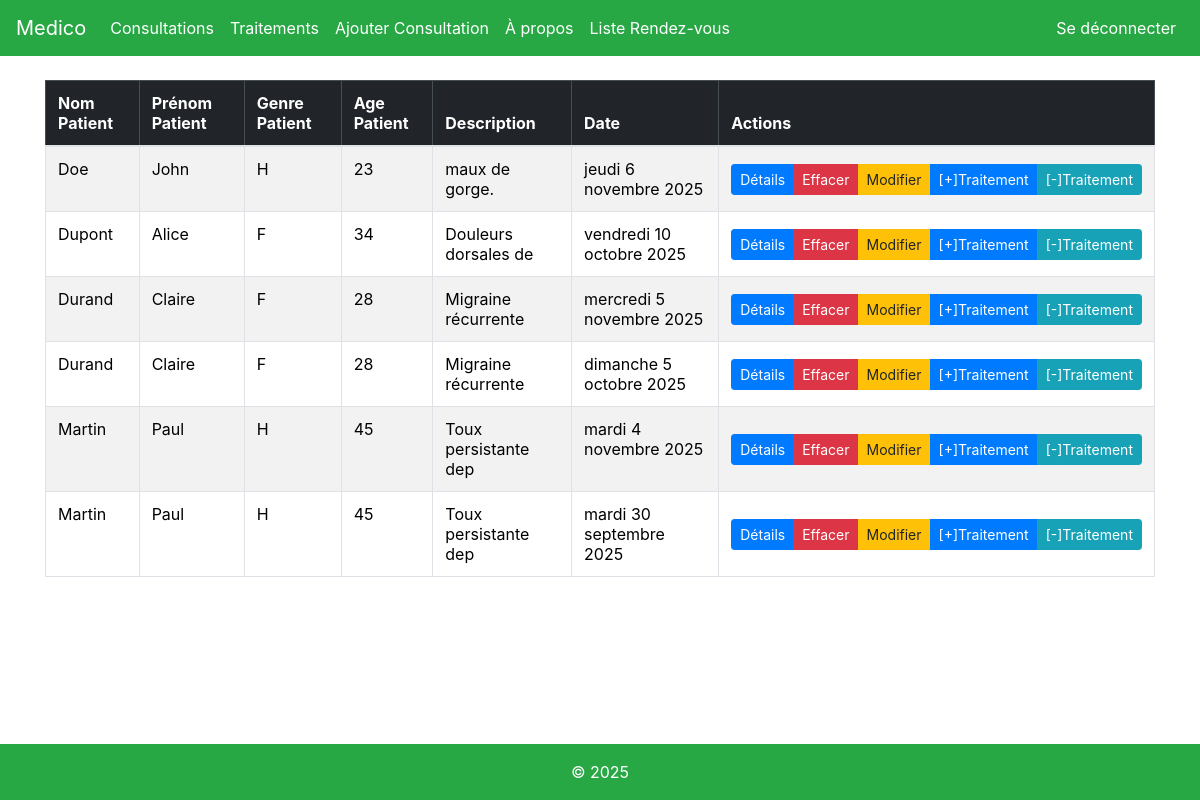
Page /consultations/ (signed in) on the earlier database version.
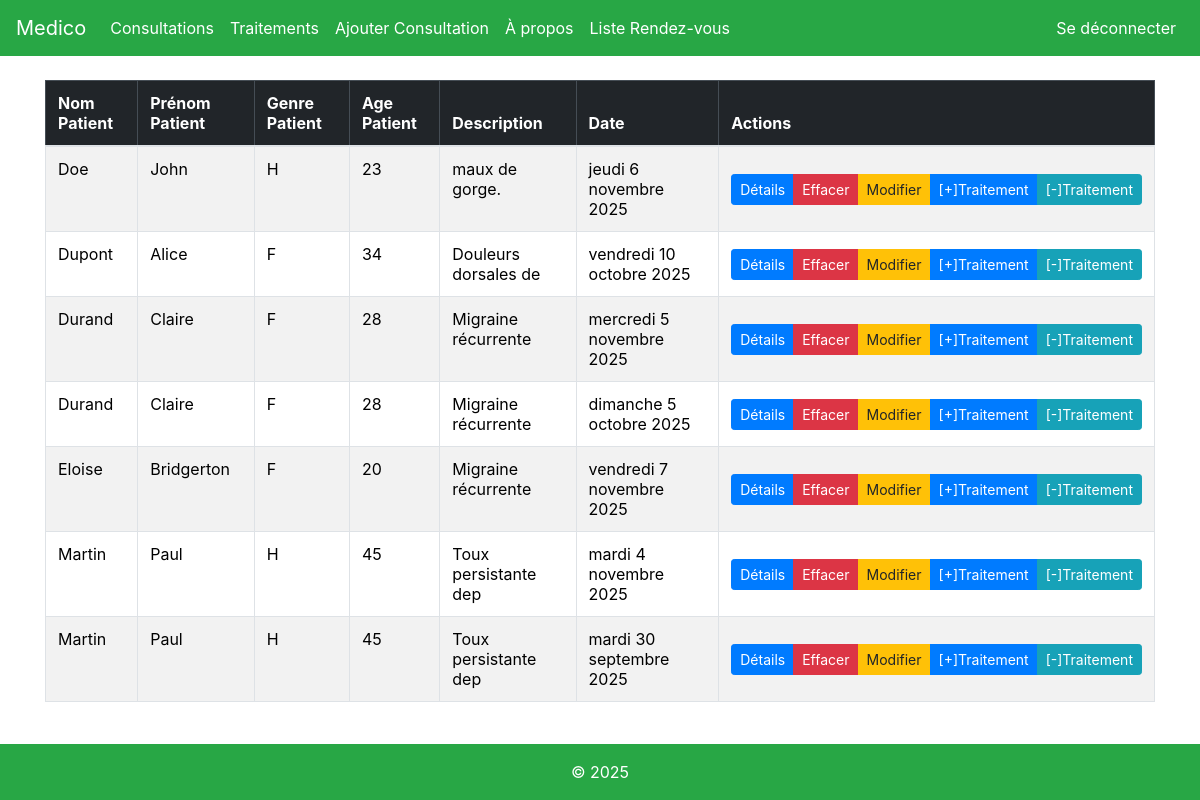
Same page on the later database version.
### medico/models.py (models this page shows)
class Consultation(models.Model):
    GENRE_CHOIX = [('F', "Femme"), ('H', "Homme")]
    patient_nom = models.CharField(max_length=40, null=False)
    patient_prenom = models.CharField(max_length=30, null=False)
    patient_genre = models.CharField(max_length=1, null=False, choices=GENRE_CHOIX)
    patient_age = models.IntegerField(null=False)
    description = models.TextField(null=False)
    date_consultation = models.DateField(null=False)

### medico/views.py (the view)
# urls.py: path('consultations/', views.consultations, name='listeconsultations'),
def consultations(request):
    permission = checkpermissions(request)
    if permission:
        return permission
    lesConsultations = Consultation.objects.all().order_by('patient_nom')
    return render(request, 'medico/listeconsultations.html', {"lesConsultations":lesConsultations})

### medico/views.py (called while the page is built)
def checkpermissions(request):
    if not (request.session.get('is_doctor') or request.session.get('is_admin')):
        return redirect('about')

### medico/templates/medico/listeconsultations.html (shortened to what this page needs)
{% extends 'medico/main.html'%}
{% load django_bootstrap5 %}
{% block content %}
<!DOCTYPE html>
<html lang="en">
<head>
</head>
<body>
{% if lesConsultations %}
<table class="table table-striped table-bordered">
    <thead class="table-dark">
        <tr>
            <th>Nom Patient</th>
            <th>Prénom Patient</th>
            <th>Genre Patient</th>
            <th>Age Patient</th>
            <th>Description</th>
            <th>Date</th>
            <th>Actions</th>
        </tr>
    </thead>
    <tbody>
        {% for uneConsultation in lesConsultations %}
        <tr>
        <td>{{uneConsultation.patient_nom}}</td>
        <td>{{uneConsultation.patient_prenom}}</td>
        <td>{{uneConsultation.patient_genre}}</td>
        <td>{{uneConsultation.patient_age}}</td>
        <td>{{uneConsultation.description|slice:":20"}}</td>
        <td>{{ uneConsultation.date_consultation|date:"l j F Y" }}</td>
        <td class="text-center align-middle"><div class="btn-group btn-group-sm" role="group"><a class="btn btn-primary btn-sm" href="{% url 'consultationDetail' uneConsultation.id %}">Détails</a>
        <a class="btn btn-danger btn-sm" href="{% url 'deleteconsultation' uneConsultation.id %}">Effacer</a>
        <a class="btn btn-warning btn-sm" href="{% url 'editConsultation' uneConsultation.id %}" >Modifier</a>
        <a class="btn btn-primary btn-sm" href="{% url 'ajouter_traitement' uneConsultation.id %}">[+]Traitement</a>
        <a class="btn btn-info btn-sm" href="{% url 'suppression_traitement' uneConsultation.id %}">[-]Traitement</a></div></td>
    </tr>
        {% endfor %}
    </tbody>
</table>
{% else %}
<p>Aucunes Consultations.</p>
{% endif %}
</body>
</html>
{% endblock %}

Differences in the rows shown:
added Consultation: patient_nom "Eloise", patient_prenom "Bridgerton", patient_genre "F", patient_age "20", description "Migraine récurrente", date_consultation "vendredi 7 novembre 2025"
